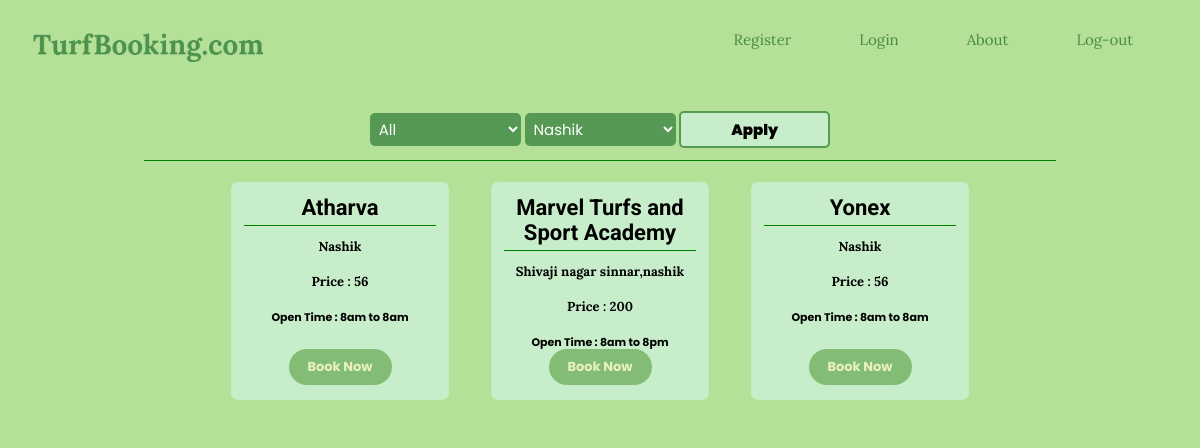
Page /Turfs.php (signed in) on the committed database.
### tables this page shows
CREATE TABLE `turfs` (
  `idd` int(50) NOT NULL,
  `tname` varchar(50) NOT NULL,
  `address` varchar(100) NOT NULL,
  `sh_time` varchar(50) NOT NULL,
  `city` varchar(50) NOT NULL,
  `price` double NOT NULL,
  `email` varchar(100) NOT NULL
);

### Turfs.php (the view, shortened to what this page needs)
<?php
    $getCity = isset($_SESSION["citySession"]) ? $_SESSION["citySession"] : null;
 include ("connection.php");
?>
<!DOCTYPE html>
<html>
<head>
<link rel="stylesheet" href="css/regi.css">
    <link rel="stylesheet" href="css/login.css">
    <link rel="stylesheet" href="css/turf.css">
    <link rel="stylesheet" href="css/head.css">
</head>
<body>
<header>
                <div class="lhead"><a href="index.html"><img src="images/logo1.png" alt=""></a></div>
                <div class="rhead">
                    <div class="menu">
                        <li><a href="register.php">Register</a></li>
                        <li><a href="login.php">Login</a></li>
                        <li><a href="about.html">About</a></li>
                        <li><a href="log_out.php">Log-out</a></li>
                    </div>
                </div>
 </header>
 <?php
        try {
            $query = "SELECT DISTINCT city FROM turfs;";
            $stmt = $conn->prepare($query);
            $stmt->execute();
?>
 <form class="fillf" method="post" action="<?php echo $_SERVER['PHP_SELF']; ?>">
 <select name="pri" id="">
    <option value="All">All</option>
 </select>
    <select name="city" id="">
    <?php while ($row = $stmt->fetch()) { $city = $row["city"]; ?>
        <option value="<?php echo($city);?>"><?php echo($city);?></option>
    <?php }
    } catch (PDOException $e) {
            echo "An error occurred: " . $e->getMessage();
        }?>
    </select>
    <input type="submit" value="Apply">
</form>
<div class="gal_contain">
    <div class="gall_turfs">
        <?php
        try {
            $query = "SELECT * FROM turfs where city = ?";
            $stmt = $conn->prepare($query);
            $stmt->execute([$getCity]);
            while ($row = $stmt->fetch()) {
                $name = $row["tname"];
                $address = $row["address"];
                $time = $row["sh_time"];
                $price = $row["price"];
        ?>
        <div class="turf_contain">
            <h1 class="city"><?php echo $name; ?></h1>
            <p class="add"><?php echo $address; ?></p>
            <p class="add">Price : <?php echo $price; ?></p>
            <strong>Open Time : <?php echo $time; ?></strong>
            <div class="but_contain">
                <a href="schedule.php?para1=<?php echo $name; ?>" class="but">Book Now</a>
            </div>
        </div>
        <?php
            }
        }catch (PDOException $e) {
            echo "An error occurred: " . $e->getMessage();
        }
        ?>
    </div>
</div>
</body>
</html>

### css/regi.css (style rules this page uses)
* { margin: 0; padding: 0; box-sizing: border-box; font-size: 15px; }
body { background-color: #B4E197; }

### css/turf.css (style rules this page uses)
* { margin: 0; padding: 0; box-sizing: border-box; }
.gal_contain { display: flex; justify-content: center; }
.gall_turfs { display: flex; border-top: 1px solid green; justify-content: center; width: 76%; overflow: auto; grid-template-rows: auto auto; grid-template-columns: auto auto auto auto; align-items: end; align-content: space-around; flex-wrap: wrap; }
.gall_turfs .turf_contain { text-align: center; margin: 21px; height: 218px; width: 218px; background: #cdf1d7cc; backdrop-filter: blur(2px); padding: 13px; border-radius: 7px; animation: ease-in-out; transition-delay: 0.2s; transition-duration: 0.2s; }
.gall_turfs .turf_contain .city { color: black; font-weight: bold; font-size: 22px; font-family: 'Roboto', sans-serif; padding-bottom: 5px; border-bottom: 1px solid green;; }
.gall_turfs .turf_contain .add { color: black; font-size: 13px; font-weight: bold; font-family: lora; margin-top: 12px; margin-bottom: 18px; }
.gall_turfs .turf_contain strong { border-radius: 10x; padding: 9px; color: black; font-size: 11px; font-family: 'Poppins', sans-serif; }
.gall_turfs .turf_contain .but_contain { display: flex; justify-content: center; margin-top: 19px; }
.gall_turfs .turf_contain .but_contain .but { position: absolute; display: flex; justify-content: center; padding: 8px; border-radius: 24px; text-decoration: none; font-weight: bold; font-size: 13px; bottom: 15px; width: 103px; font-family: 'Poppins'; background: #83bd75; color: #E9EFC0; transition: all 0.7s; }
.fillf { padding: 12px; text-align: -webkit-center; }
.fillf select { border: none; border-radius: 5px; padding: 5px; font-family: 'Poppins'; width: 151px; color: white; background: #559954; }
.fillf input[type="submit"] { border: none; border-radius: 5px; padding: 5px; border: 2px solid #559954; font-family: 'Poppins'; width: 151px; font-weight: 900; color: rgb(0, 0, 0); background: #cdf1d7cc; backdrop-filter: blur(2px); transition: all 0.3s ease; }

### css/head.css (style rules this page uses)
* { margin: 0; padding: 0; box-sizing: border-box; }
header { position: relative; display: flex; z-index: 1; width: 100%; }
header .lhead { display: flex; padding: 33px; width: 50%; align-items: center; justify-content: flex-start; align-content: center; flex-direction: row; }
header .lhead img { max-width: 230px; }
header .rhead { display: flex; width: 50%; align-content: flex-start; justify-content: center; align-items: center; }
header .rhead .menu { padding: 13px; position: absolute; display: flex; right: 20px; }
header .rhead .menu li { font-family: lora; list-style: none; margin: 34px; height: 38px; }
header .rhead .menu li a { text-decoration: none; color: #488949; cursor: pointer; }

### rows in the picture
turfs: tname "Atharva", address "Nashik", price "56", sh_time "8am to 8am"
turfs: tname "Marvel Turfs and Sport Academy", address "Shivaji nagar sinnar,nashik", price "200", sh_time "8am to 8pm"
turfs: tname "Yonex", address "Nashik", price "56", sh_time "8am to 8am"

### other values in the picture
form field city "Nashik"
